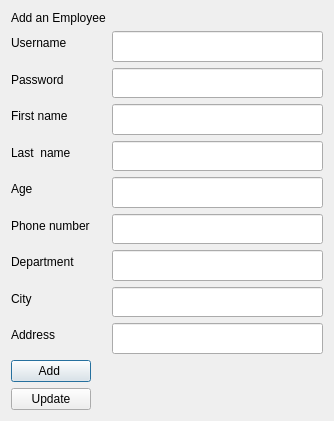
<?xml version="1.0" encoding="UTF-8"?>
<ui version="4.0">
 <class>Dialog</class>
 <widget class="QDialog" name="Dialog">
  <property name="geometry">
   <rect>
    <x>0</x>
    <y>0</y>
    <width>334</width>
    <height>421</height>
   </rect>
  </property>
  <property name="minimumSize">
   <size>
    <width>334</width>
    <height>421</height>
   </size>
  </property>
  <property name="windowTitle">
   <string>Dialog</string>
  </property>
  <layout class="QFormLayout" name="formLayout">
   <item row="0" column="0">
    <widget class="QLabel" name="label_14">
     <property name="styleSheet">
      <string notr="true">font: 12pt &quot;MS Shell Dlg 2&quot;;</string>
     </property>
     <property name="text">
      <string>Add an Employee</string>
     </property>
    </widget>
   </item>
   <item row="1" column="0">
    <widget class="QLabel" name="label">
     <property name="text">
      <string>Username</string>
     </property>
    </widget>
   </item>
   <item row="1" column="1">
    <widget class="QLineEdit" name="text_username_employee">
     <property name="sizePolicy">
      <sizepolicy hsizetype="Expanding" vsizetype="Expanding">
       <horstretch>0</horstretch>
       <verstretch>0</verstretch>
      </sizepolicy>
     </property>
     <property name="minimumSize">
      <size>
       <width>0</width>
       <height>30</height>
      </size>
     </property>
    </widget>
   </item>
   <item row="2" column="0">
    <widget class="QLabel" name="label_3">
     <property name="text">
      <string>Password</string>
     </property>
    </widget>
   </item>
   <item row="2" column="1">
    <widget class="QLineEdit" name="text_password_employee">
     <property name="sizePolicy">
      <sizepolicy hsizetype="Expanding" vsizetype="Expanding">
       <horstretch>0</horstretch>
       <verstretch>0</verstretch>
      </sizepolicy>
     </property>
     <property name="minimumSize">
      <size>
       <width>0</width>
       <height>30</height>
      </size>
     </property>
    </widget>
   </item>
   <item row="3" column="0">
    <widget class="QLabel" name="label_4">
     <property name="text">
      <string>First name</string>
     </property>
    </widget>
   </item>
   <item row="3" column="1">
    <widget class="QLineEdit" name="text_firstname_employee">
     <property name="sizePolicy">
      <sizepolicy hsizetype="Expanding" vsizetype="Expanding">
       <horstretch>0</horstretch>
       <verstretch>0</verstretch>
      </sizepolicy>
     </property>
     <property name="minimumSize">
      <size>
       <width>0</width>
       <height>30</height>
      </size>
     </property>
    </widget>
   </item>
   <item row="4" column="0">
    <widget class="QLabel" name="label_5">
     <property name="text">
      <string>Last  name</string>
     </property>
    </widget>
   </item>
   <item row="4" column="1">
    <widget class="QLineEdit" name="text_lastname_employee">
     <property name="sizePolicy">
      <sizepolicy hsizetype="Expanding" vsizetype="Expanding">
       <horstretch>0</horstretch>
       <verstretch>0</verstretch>
      </sizepolicy>
     </property>
     <property name="minimumSize">
      <size>
       <width>0</width>
       <height>30</height>
      </size>
     </property>
    </widget>
   </item>
   <item row="5" column="0">
    <widget class="QLabel" name="label_7">
     <property name="text">
      <string>Age</string>
     </property>
    </widget>
   </item>
   <item row="5" column="1">
    <widget class="QLineEdit" name="text_age_employee">
     <property name="sizePolicy">
      <sizepolicy hsizetype="Expanding" vsizetype="Expanding">
       <horstretch>0</horstretch>
       <verstretch>0</verstretch>
      </sizepolicy>
     </property>
     <property name="minimumSize">
      <size>
       <width>0</width>
       <height>30</height>
      </size>
     </property>
    </widget>
   </item>
   <item row="6" column="0">
    <widget class="QLabel" name="label_6">
     <property name="text">
      <string>Phone number</string>
     </property>
    </widget>
   </item>
   <item row="6" column="1">
    <widget class="QLineEdit" name="text_phone_number_employee">
     <property name="sizePolicy">
      <sizepolicy hsizetype="Expanding" vsizetype="Expanding">
       <horstretch>0</horstretch>
       <verstretch>0</verstretch>
      </sizepolicy>
     </property>
     <property name="minimumSize">
      <size>
       <width>0</width>
       <height>30</height>
      </size>
     </property>
    </widget>
   </item>
   <item row="7" column="0">
    <widget class="QLabel" name="label_8">
     <property name="text">
      <string>Department</string>
     </property>
    </widget>
   </item>
   <item row="7" column="1">
    <widget class="QLineEdit" name="text_department_employee">
     <property name="sizePolicy">
      <sizepolicy hsizetype="Expanding" vsizetype="Expanding">
       <horstretch>0</horstretch>
       <verstretch>0</verstretch>
      </sizepolicy>
     </property>
     <property name="minimumSize">
      <size>
       <width>0</width>
       <height>30</height>
      </size>
     </property>
    </widget>
   </item>
   <item row="8" column="0">
    <widget class="QLabel" name="label_9">
     <property name="text">
      <string>City</string>
     </property>
    </widget>
   </item>
   <item row="8" column="1">
    <widget class="QLineEdit" name="text_city_employee">
     <property name="sizePolicy">
      <sizepolicy hsizetype="Expanding" vsizetype="Expanding">
       <horstretch>0</horstretch>
       <verstretch>0</verstretch>
      </sizepolicy>
     </property>
     <property name="minimumSize">
      <size>
       <width>0</width>
       <height>30</height>
      </size>
     </property>
    </widget>
   </item>
   <item row="9" column="0">
    <widget class="QLabel" name="label_10">
     <property name="text">
      <string>Address</string>
     </property>
    </widget>
   </item>
   <item row="9" column="1">
    <widget class="QLineEdit" name="text_address_employee">
     <property name="sizePolicy">
      <sizepolicy hsizetype="Expanding" vsizetype="Expanding">
       <horstretch>0</horstretch>
       <verstretch>0</verstretch>
      </sizepolicy>
     </property>
     <property name="minimumSize">
      <size>
       <width>0</width>
       <height>30</height>
      </size>
     </property>
    </widget>
   </item>
   <item row="10" column="0">
    <widget class="QPushButton" name="add_employee_button">
     <property name="maximumSize">
      <size>
       <width>130</width>
       <height>16777215</height>
      </size>
     </property>
     <property name="text">
      <string>Add </string>
     </property>
    </widget>
   </item>
   <item row="11" column="0">
    <widget class="QPushButton" name="update_employee_button">
     <property name="maximumSize">
      <size>
       <width>130</width>
       <height>16777215</height>
      </size>
     </property>
     <property name="text">
      <string>Update</string>
     </property>
    </widget>
   </item>
  </layout>
 </widget>
 <resources/>
 <connections/>
</ui>
